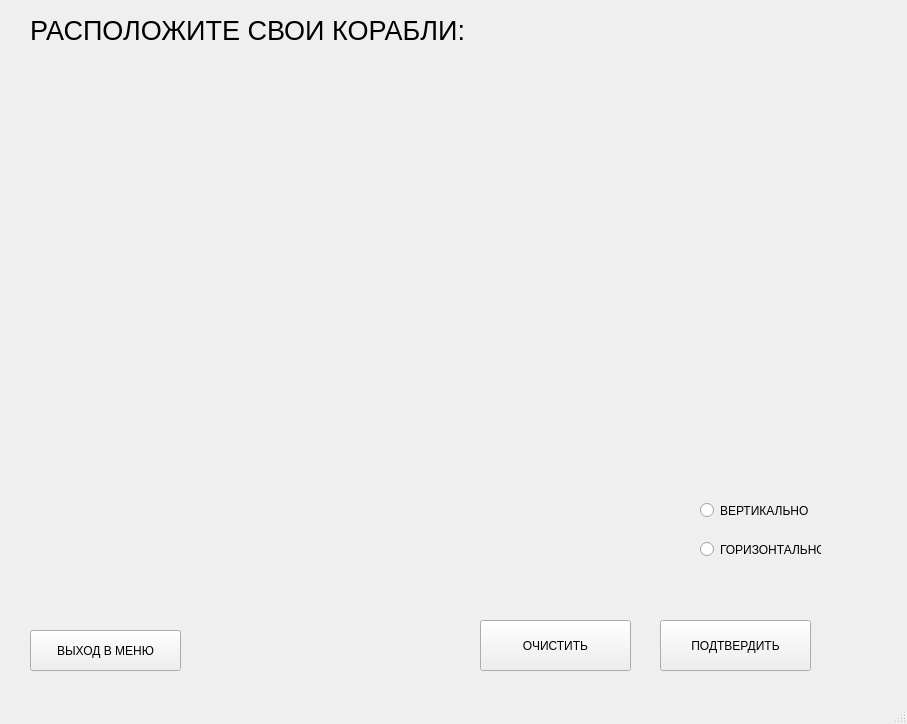
<?xml version="1.0" encoding="UTF-8"?>
<ui version="4.0">
 <class>CreateFieldWindow</class>
 <widget class="QMainWindow" name="CreateFieldWindow">
  <property name="geometry">
   <rect>
    <x>0</x>
    <y>0</y>
    <width>907</width>
    <height>724</height>
   </rect>
  </property>
  <property name="windowTitle">
   <string>CreateFieldWindow</string>
  </property>
  <widget class="QWidget" name="centralwidget">
   <widget class="QWidget" name="gridLayoutWidget">
    <property name="geometry">
     <rect>
      <x>30</x>
      <y>60</y>
      <width>591</width>
      <height>501</height>
     </rect>
    </property>
    <layout class="QGridLayout" name="mainGrid">
     <item row="1" column="1">
      <layout class="QHBoxLayout" name="buttonGrid"/>
     </item>
     <item row="0" column="1">
      <layout class="QVBoxLayout" name="shipGrid"/>
     </item>
     <item row="0" column="0">
      <layout class="QGridLayout" name="fieldGrid"/>
     </item>
    </layout>
   </widget>
   <widget class="QPushButton" name="pushButton_exit">
    <property name="geometry">
     <rect>
      <x>30</x>
      <y>630</y>
      <width>151</width>
      <height>41</height>
     </rect>
    </property>
    <property name="text">
     <string>ВЫХОД В МЕНЮ</string>
    </property>
   </widget>
   <widget class="QLabel" name="title">
    <property name="geometry">
     <rect>
      <x>30</x>
      <y>10</y>
      <width>621</width>
      <height>41</height>
     </rect>
    </property>
    <property name="font">
     <font>
      <pointsize>20</pointsize>
     </font>
    </property>
    <property name="text">
     <string>РАСПОЛОЖИТЕ СВОИ КОРАБЛИ:</string>
    </property>
   </widget>
   <widget class="QRadioButton" name="radioButton_vertical">
    <property name="geometry">
     <rect>
      <x>700</x>
      <y>500</y>
      <width>141</width>
      <height>21</height>
     </rect>
    </property>
    <property name="text">
     <string>ВЕРТИКАЛЬНО</string>
    </property>
   </widget>
   <widget class="QRadioButton" name="radioButton_gorizontal">
    <property name="geometry">
     <rect>
      <x>700</x>
      <y>540</y>
      <width>121</width>
      <height>19</height>
     </rect>
    </property>
    <property name="text">
     <string>ГОРИЗОНТАЛЬНО</string>
    </property>
   </widget>
   <widget class="QPushButton" name="pushButton_accept">
    <property name="geometry">
     <rect>
      <x>660</x>
      <y>620</y>
      <width>151</width>
      <height>51</height>
     </rect>
    </property>
    <property name="text">
     <string>ПОДТВЕРДИТЬ</string>
    </property>
   </widget>
   <widget class="QPushButton" name="pushButton_clear">
    <property name="geometry">
     <rect>
      <x>480</x>
      <y>620</y>
      <width>151</width>
      <height>51</height>
     </rect>
    </property>
    <property name="text">
     <string>ОЧИСТИТЬ</string>
    </property>
   </widget>
   <widget class="QLabel" name="label_accept">
    <property name="geometry">
     <rect>
      <x>830</x>
      <y>620</y>
      <width>47</width>
      <height>41</height>
     </rect>
    </property>
    <property name="text">
     <string/>
    </property>
   </widget>
   <widget class="QWidget" name="verticalLayoutWidget">
    <property name="geometry">
     <rect>
      <x>650</x>
      <y>300</y>
      <width>201</width>
      <height>351</height>
     </rect>
    </property>
    <layout class="QVBoxLayout" name="shipInfoLayout"/>
   </widget>
  </widget>
  <widget class="QMenuBar" name="menubar">
   <property name="geometry">
    <rect>
     <x>0</x>
     <y>0</y>
     <width>907</width>
     <height>20</height>
    </rect>
   </property>
  </widget>
  <widget class="QStatusBar" name="statusbar"/>
 </widget>
 <resources/>
 <connections/>
</ui>
